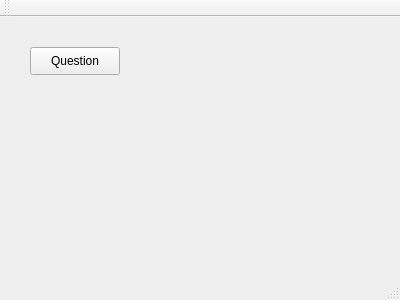
<?xml version="1.0" encoding="UTF-8"?>
<ui version="4.0">
 <class>MainWindow</class>
 <widget class="QMainWindow" name="MainWindow">
  <property name="geometry">
   <rect>
    <x>0</x>
    <y>0</y>
    <width>400</width>
    <height>300</height>
   </rect>
  </property>
  <property name="windowTitle">
   <string>MainWindow</string>
  </property>
  <widget class="QWidget" name="centralWidget">
   <widget class="QPushButton" name="pushButton">
    <property name="geometry">
     <rect>
      <x>30</x>
      <y>30</y>
      <width>90</width>
      <height>28</height>
     </rect>
    </property>
    <property name="text">
     <string>Question</string>
    </property>
   </widget>
  </widget>
  <widget class="QMenuBar" name="menuBar">
   <property name="geometry">
    <rect>
     <x>0</x>
     <y>0</y>
     <width>400</width>
     <height>22</height>
    </rect>
   </property>
  </widget>
  <widget class="QToolBar" name="mainToolBar">
   <attribute name="toolBarArea">
    <enum>TopToolBarArea</enum>
   </attribute>
   <attribute name="toolBarBreak">
    <bool>false</bool>
   </attribute>
  </widget>
  <widget class="QStatusBar" name="statusBar"/>
 </widget>
 <layoutdefault spacing="6" margin="11"/>
 <resources/>
 <connections/>
</ui>
